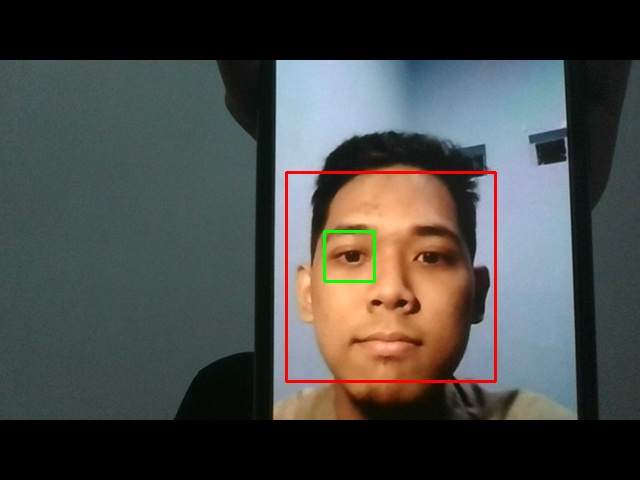
#> input picture face_dataset/face.1.1.jpg, 640 x 480 px; its folder holds 4 pictures in this run
$ python face_training.py
#> lines starting #> are read from the running program, lines starting #| are printed output that depends on the picture
import cv2
import os
import numpy as np
from PIL import Image

wajah_dir = 'face_dataset'
latih_dir = 'face_trained'

def getImageLabel(path):
#> called with path = 'face_dataset'
    imagePaths = [os.path.join(path, f) for f in os.listdir(path)]
    faceSamples = []
    faceIDs = []
    i = 0
    for imagePath in imagePaths:
        PILImg = Image.open(imagePath).convert('L') #convert to grey
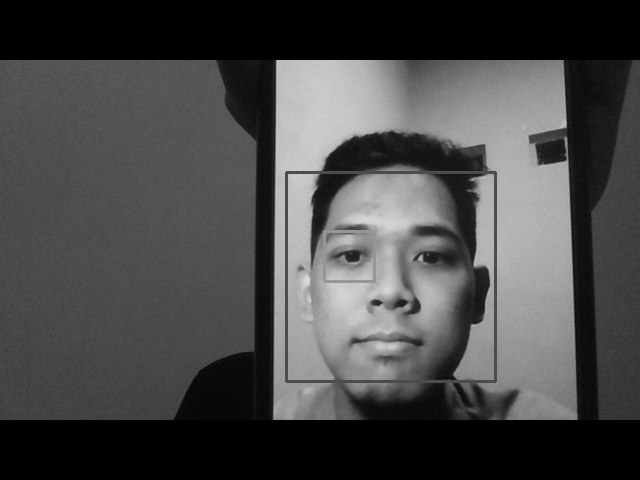
#> PILImg: PIL image 640x480 L; min 0, max 219, mean 72.4
        imgNum = np.array(PILImg, 'uint8')
        faceID = int(os.path.split(imagePath)[-1].replace("face.", "").split(".")[0])
        print(imagePath)
        faces = face_detector.detectMultiScale(imgNum)
#> faces = [[290, 177, 200, 200]]
        i += 1
        for (x, y, w, h) in faces:
            faceSamples.append(imgNum[y:y + h, x:x + w])
            faceIDs.append(faceID)
#> this loop made 1 pass
#> after the loop, faceIDs = [1]; faceSamples = 1 item
#> pass 2 of the loop in getImageLabel, `for imagePath in imagePaths:`:
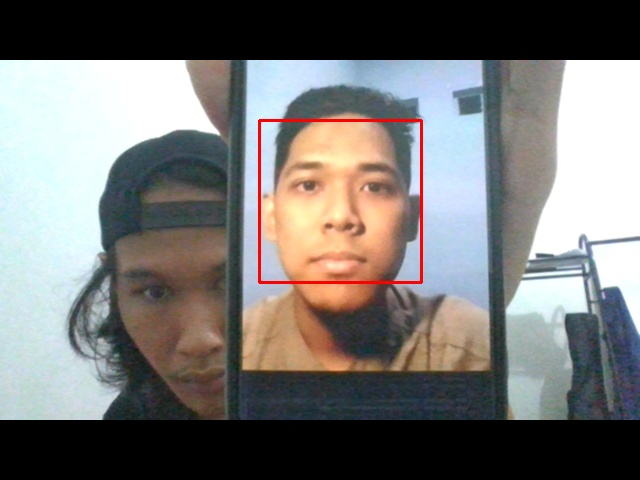
#> input picture face_dataset/face.1.10.jpg, 640 x 480 px
#> in getImageLabel, `PILImg = Image.open(imagePath).convert('L')`:
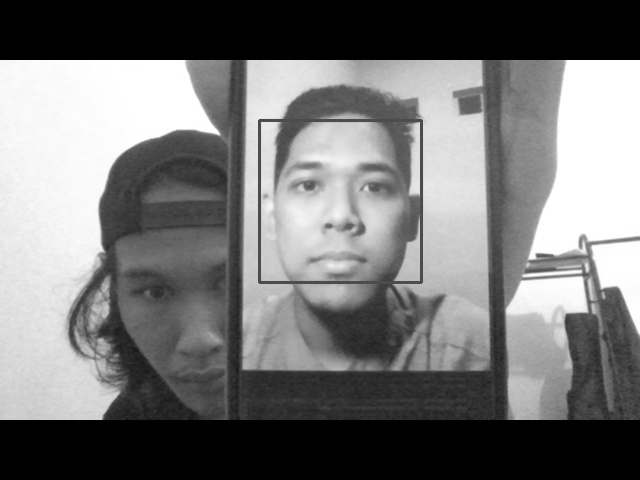
#> PILImg: PIL image 640x480 L; min 0, max 255, mean 118.6
#> faces = [[261, 121, 162, 162], [85, 218, 182, 182], [75, 157, 175, 175]]
#> the loop in getImageLabel, `for (x, y, w, h) in faces:` made 3 passes
#> after the loop in getImageLabel, `for (x, y, w, h) in faces:`: faceIDs = [1, 1, 1, 1]; faceSamples = 4 items
#> pass 3 of the loop in getImageLabel, `for imagePath in imagePaths:`:
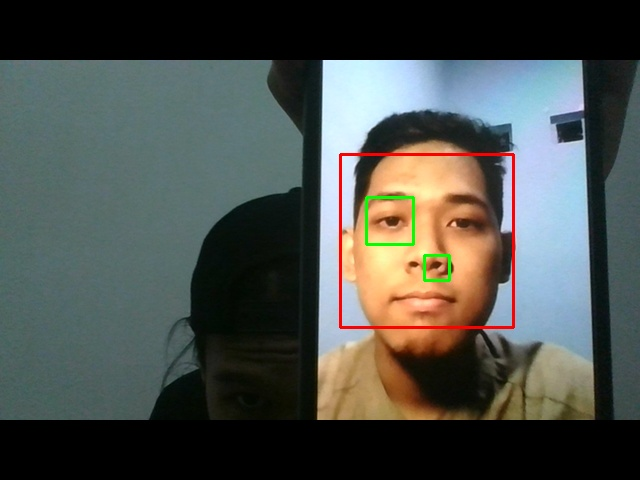
#> input picture face_dataset/face.1.11.jpg, 640 x 480 px
#> in getImageLabel, `PILImg = Image.open(imagePath).convert('L')`:
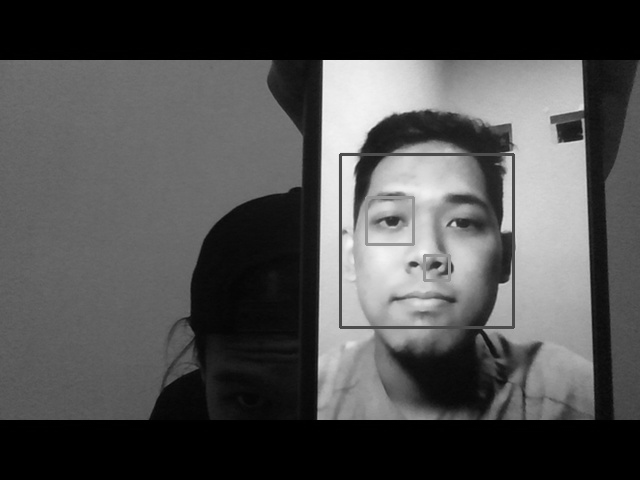
#> PILImg: PIL image 640x480 L; min 0, max 245, mean 79.2
#> faces = [[336, 149, 179, 179]]
#> the loop in getImageLabel, `for (x, y, w, h) in faces:` made 1 pass
#> after the loop in getImageLabel, `for (x, y, w, h) in faces:`: faceIDs = [1, 1, 1, 1, 1]; faceSamples = 5 items
#> the loop made 4 passes; the first 3 are shown
            # print(faceIDs)
    return faceSamples, faceIDs

face_recognizer = cv2.face.LBPHFaceRecognizer_create()
face_detector = cv2.CascadeClassifier('haarcascades/haarcascade_frontalface_default.xml')

print("Mesin sedang melakukan training wajah")
faces, IDs = getImageLabel(wajah_dir)

face_recognizer.train(faces, np.array(IDs))
#> (the run stopped early here; a loop or call above may not have finished)
